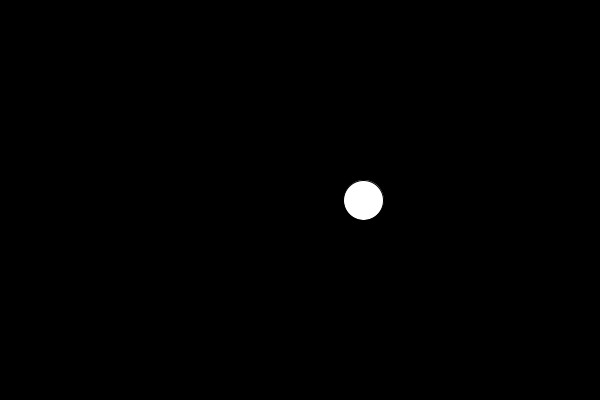
Frame 1 (no input)
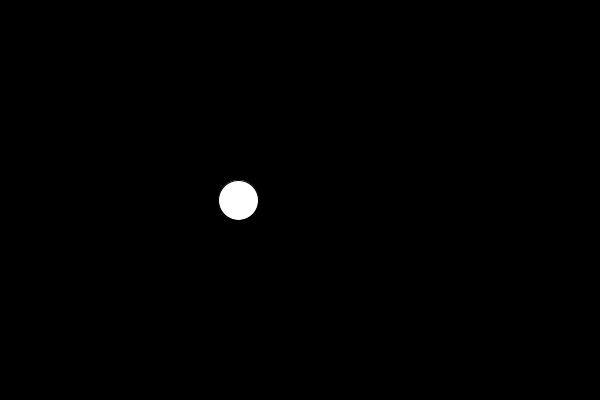
Frame 60 (the mouse pressed at the canvas centre just before this capture)
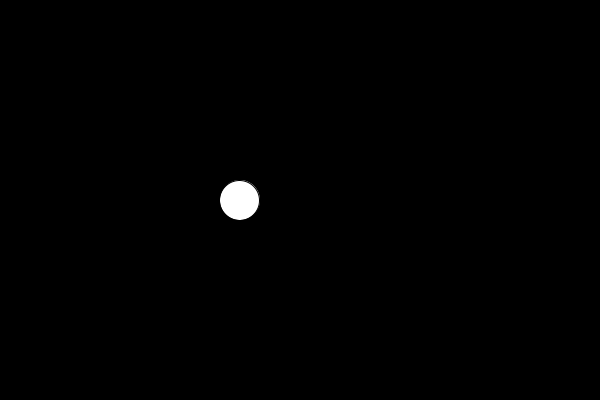
Frame 120 (the mouse held since frame 60 and released just before this capture)

The Processing sketch that drew these frames (run headless with seeded random() and noise(); from frame 60 on, the mouse is pressed at the canvas centre):

// Processing sketch: NOC_perlin_noise
// ── NOC_perlin_noise.pde
float t = 0;

void setup() {
  size(600,400);
}

void draw() {
  background(0);
  fill(255);
  
  float x = noise(t);
  x = map(x, 0, 1, 0, width);
  t = t + .01;
  ellipse(x, height/2, 40,40);
}
